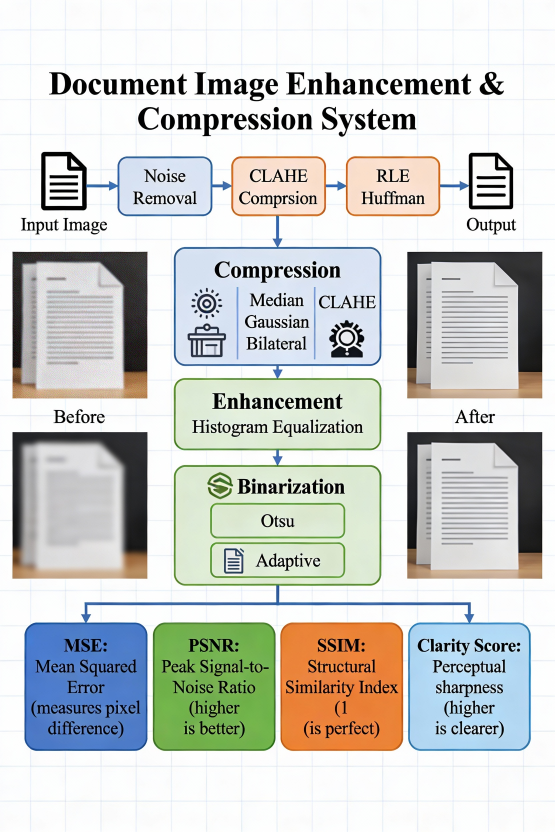
#> input picture generated-image.png, 1664 x 2496 px (shown at 1/3 size)
$ python -i app.py   (imports and definitions only)   (older library calls are emulated)
#> lines starting #> are read from the running program, lines starting #| are printed output that depends on the picture; after the words box and inside, x2 and y2 are one past the last pixel; in counts of white or black regions, pixels touching at a corner belong together
import streamlit as st
import numpy as np
from PIL import Image
import matplotlib.pyplot as plt
from skimage.metrics import mean_squared_error, peak_signal_noise_ratio, structural_similarity
from skimage.filters import threshold_niblack, threshold_sauvola
import io
import zlib
from datetime import datetime
import json
import cv2


# ============================================================================
# CONFIGURATION & SETUP
# ============================================================================
# [50 lines not run here, left out]


# ============================================================================
# NEW: IMAGE ANALYSIS & ADAPTIVE PARAMETERS
# ============================================================================


def analyze_image_properties(image_gray):
    """
    Auto-detect image properties for optimal parameter selection
    Returns: adaptive_params dict
    """
    h, w = image_gray.shape

    # Calculate contrast
    contrast = np.std(image_gray)
    mean_intensity = np.mean(image_gray)

    # Estimate text thickness using edge detection
    edges = cv2.Canny(image_gray, 50, 150)
    edge_density = np.count_nonzero(edges) / (h * w)

    # Calculate histogram spread (dynamic range)
    hist = cv2.calcHist([image_gray], [0], None, [256], [0, 256]).flatten()
    dynamic_range = np.max(np.where(hist > 0)) - np.min(np.where(hist > 0))

    # Estimate DPI category (higher variance = lower effective DPI)
    laplacian_var = cv2.Laplacian(image_gray, cv2.CV_64F).var()

    # Determine adaptive parameters
    params = {
        'contrast': float(contrast),
        'mean_intensity': float(mean_intensity),
        'edge_density': float(edge_density),
        'dynamic_range': int(dynamic_range),
        'clarity_score': float(laplacian_var),
        'image_category': classify_image(contrast, edge_density, mean_intensity),
        'recommended_bilateral_sigma': determine_bilateral_sigma(contrast),
        'recommended_clahe_clip': determine_clahe_clip(contrast, dynamic_range),
        'recommended_morph_kernel': determine_morph_kernel(edge_density),
    }

    return params


def classify_image(contrast, edge_density, mean_intensity):
    """Classify document type for recommendations"""
    if contrast < 30:
        return "LOW CONTRAST - High noise document"
    elif contrast < 50:
        return "MEDIUM CONTRAST - Standard scan"
    elif edge_density > 0.15:
        return "HIGH EDGE DENSITY - Complex/printed"
    else:
        return "HIGH CONTRAST - Clean document"


def determine_bilateral_sigma(contrast):
    """Adaptive bilateral filter sigma based on contrast"""
    if contrast < 30:
        return 30  # Aggressive smoothing for noisy docs
    elif contrast < 50:
        return 40  # Moderate smoothing
    else:
        return 50  # Conservative smoothing


def determine_clahe_clip(contrast, dynamic_range):
    """Adaptive CLAHE clip limit"""
    if dynamic_range < 150:
        return 3.0  # Aggressive enhancement
    elif contrast < 40:
        return 2.0  # Moderate enhancement
    else:
        return 1.5  # Conservative enhancement


def determine_morph_kernel(edge_density):
    """Adaptive morphological kernel size"""
    if edge_density > 0.12:
        return 7  # Complex text, larger kernel
    elif edge_density > 0.08:
        return 6
    else:
        return 5  # Standard text


# ============================================================================
# NEW: QUALITY VALIDATION CHECKPOINTS
# ============================================================================


# [65 lines left out: functions validate_denoising_step, validate_enhancement_step, validate_binarization_step, validate_compression_step, not called in this run]


# ============================================================================
# NOISE REMOVAL FUNCTIONS
# ============================================================================


def apply_median_filter(image, kernel_size=5):
    """Apply median filter for noise removal (salt-and-pepper noise)"""
    return cv2.medianBlur(image, kernel_size)


def apply_gaussian_filter(image, kernel_size=5, sigma=1.0):
    """Apply Gaussian filter for Gaussian noise"""
    return cv2.GaussianBlur(image, (kernel_size, kernel_size), sigma)


# [6 lines left out: function apply_bilateral_filter, not called in this run]


# ============================================================================
# HISTOGRAM EQUALIZATION
# ============================================================================


def apply_histogram_equalization(image_gray):
    """Apply histogram equalization for clarity enhancement"""
    return cv2.equalizeHist(image_gray)


# [119 lines left out: functions apply_clahe, get_histogram, apply_otsu_binarization, apply_adaptive_threshold, apply_niblack_threshold, apply_sauvola_threshold and 6 more, not called in this run]


# ============================================================================
# QUALITY METRICS - IMPROVED
# ============================================================================


def calculate_mse(img1, img2):
    """Mean Squared Error"""
    return mean_squared_error(img1, img2)


# [8 lines left out: function calculate_psnr, not called in this run]


def calculate_ssim(img1, img2):
    """Structural Similarity Index"""
    return structural_similarity(img1, img2, data_range=255)


# [36 lines left out: functions calculate_clarity_metrics, calculate_binary_quality, not called in this run]


# ============================================================================
# UTILITY FUNCTIONS
# ============================================================================


def convert_to_grayscale(image):
    """Convert BGR to grayscale"""
    return cv2.cvtColor(image, cv2.COLOR_BGR2GRAY)


# ============================================================================
# STREAMLIT APP MAIN INTERFACE
# ============================================================================


# [847 lines not run here, left out]

>>> import cv2
>>> picture = cv2.imread('generated-image.png', cv2.IMREAD_GRAYSCALE)
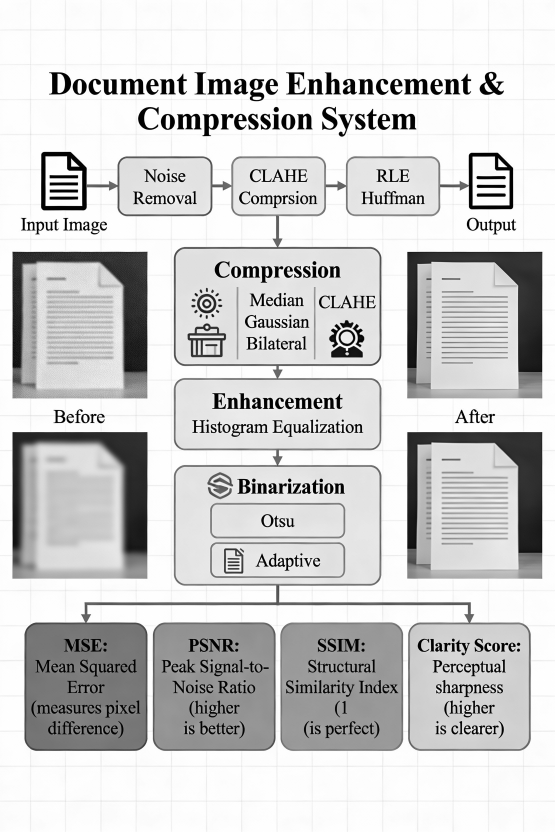
#> picture: shape (2496, 1664) (shown at 1/3 size); min 0, max 255, mean 206.1
>>> result = analyze_image_properties(picture)
#> in analyze_image_properties, `contrast = np.std(image_gray)`: contrast = 70.47
#> in analyze_image_properties, `mean_intensity = np.mean(image_gray)`: mean_intensity = 206.1
#> in analyze_image_properties, `edges = cv2.Canny(image_gray, 50, 150)`:
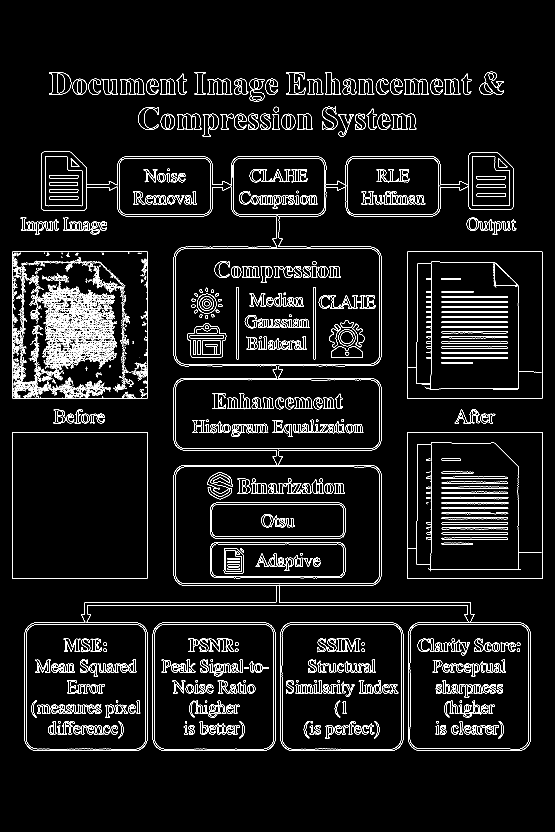
#> edges: shape (2496, 1664) (shown at 1/3 size); 4% white in thin lines or dots, all inside (x1, y1, x2, y2) = (37, 215, 1627, 2253)
#> in analyze_image_properties, `edge_density = np.count_nonzero(edges) / (h * w)`: edge_density = 0.0403
#> in analyze_image_properties, `hist = cv2.calcHist([image_gray], [0], None, [256], [0, 256]).flatten()`: hist = 256 values, max 540052 at index 255, min 1085 at index 69, mean 16224
#> in analyze_image_properties, `dynamic_range = np.max(np.where(hist > 0)) - np.min(np.where(hist > 0))`: dynamic_range = 255
#> in analyze_image_properties, `laplacian_var = cv2.Laplacian(image_gray, cv2.CV_64F).var()`: laplacian_var = 922.3
#> result = 9 items
